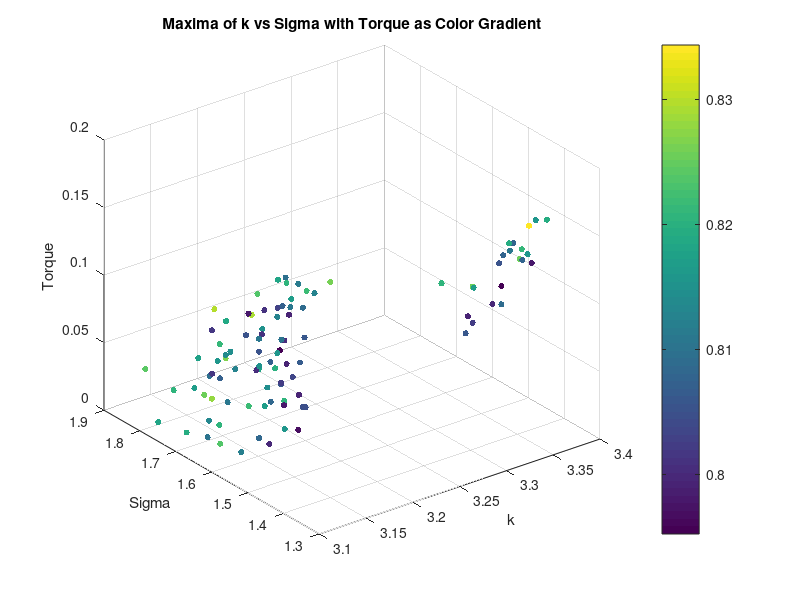
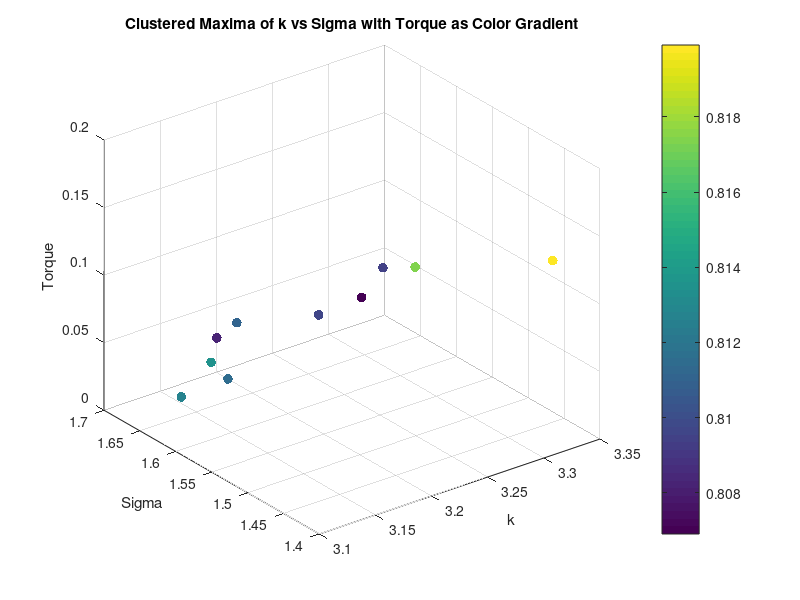
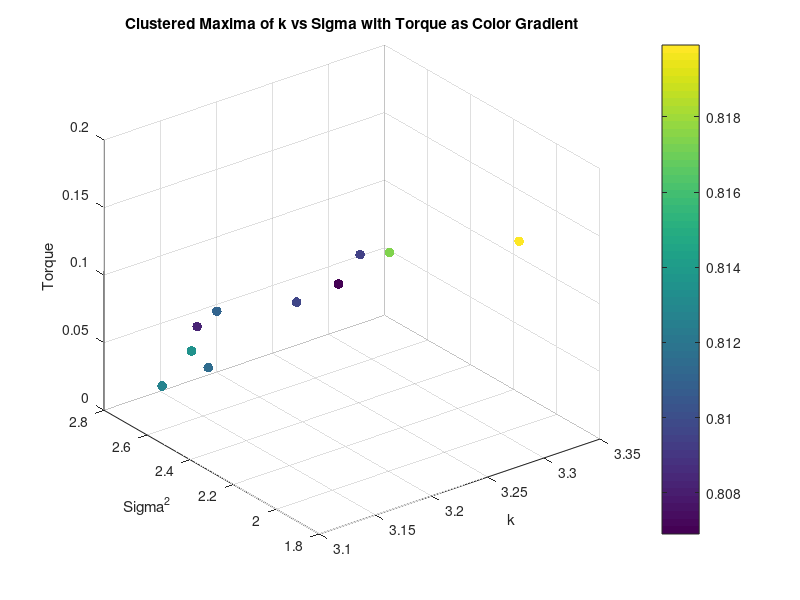
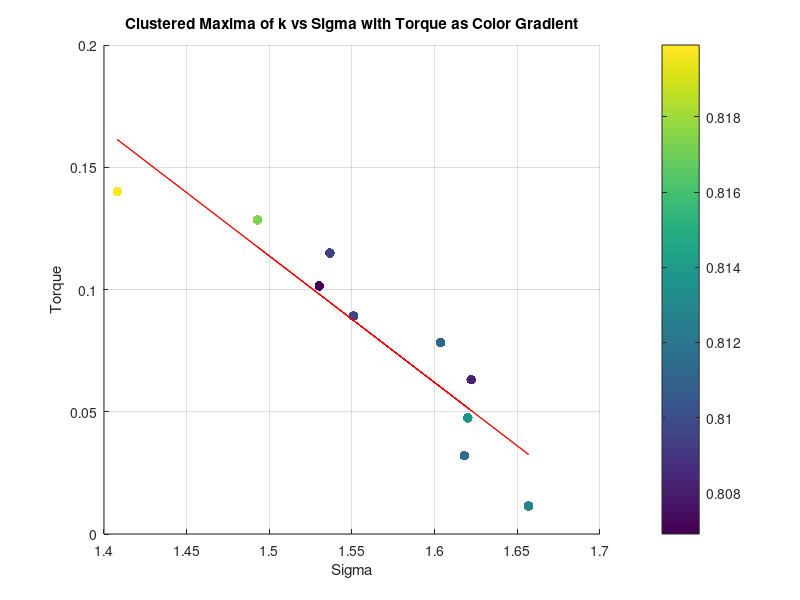

These figures' MATLAB source, in order:
load('maxima_data.mat');
scatter3(maxima_k, maxima_sigma, torque_values, 20, maxima_corr, 'filled');
xlabel('k');
ylabel('Sigma');
zlabel('Torque');
title('Maxima of k vs Sigma with Torque as Color Gradient');
colorbar;
grid on;

% K means clustering of torque into 10 clusters, taking mean of each cluster k, sigma and corr too
[cluster_idx, cluster_centers] = kmeans(torque_values', 10);
% Take the mean of each cluster
torque_means = zeros(10, 1);
sigma_means = zeros(10, 1);
k_means = zeros(10, 1);
corr_means = zeros(10, 1);
for i = 1:10
    torque_means(i) = mean(torque_values(cluster_idx == i));
    sigma_means(i) = mean(maxima_sigma(cluster_idx == i));
    k_means(i) = mean(maxima_k(cluster_idx == i));
    corr_means(i) = mean(maxima_corr(cluster_idx == i));
end

% Plot the clusters
figure;
scatter3(k_means, sigma_means, torque_means, 50, corr_means, 'filled');
xlabel('k');
ylabel('Sigma');
zlabel('Torque');
title('Clustered Maxima of k vs Sigma with Torque as Color Gradient');
colorbar;
grid on;

figure;
scatter3(k_means, sigma_means.^2, torque_means, 50, corr_means, 'filled');
xlabel('k');
ylabel('Sigma^2');
zlabel('Torque');
title('Clustered Maxima of k vs Sigma with Torque as Color Gradient');
colorbar;
grid on;

figure;
scatter(sigma_means, torque_means, 50, corr_means, 'filled');
%line of best fit
p = polyfit(sigma_means, torque_means, 1);
y = polyval(p, sigma_means);
display(p);
hold on;
plot(sigma_means, y, 'r-');
hold off;
xlabel('Sigma');
ylabel('Torque');
title('Clustered Maxima of k vs Sigma with Torque as Color Gradient');
colorbar;
grid on;

% Repeat for sigma^2
figure;
scatter(sigma_means.^2, torque_means, 50, corr_means, 'filled');
%line of best fit
p = polyfit(sigma_means.^2, torque_means, 1);
display(p);
y = polyval(p, sigma_means.^2);
hold on;
plot(sigma_means.^2, y, 'r-');
hold off;
xlabel('Sigma^2');
ylabel('Torque');
title('Clustered Maxima of k vs Sigma with Torque as Color Gradient');
colorbar;
grid on;
